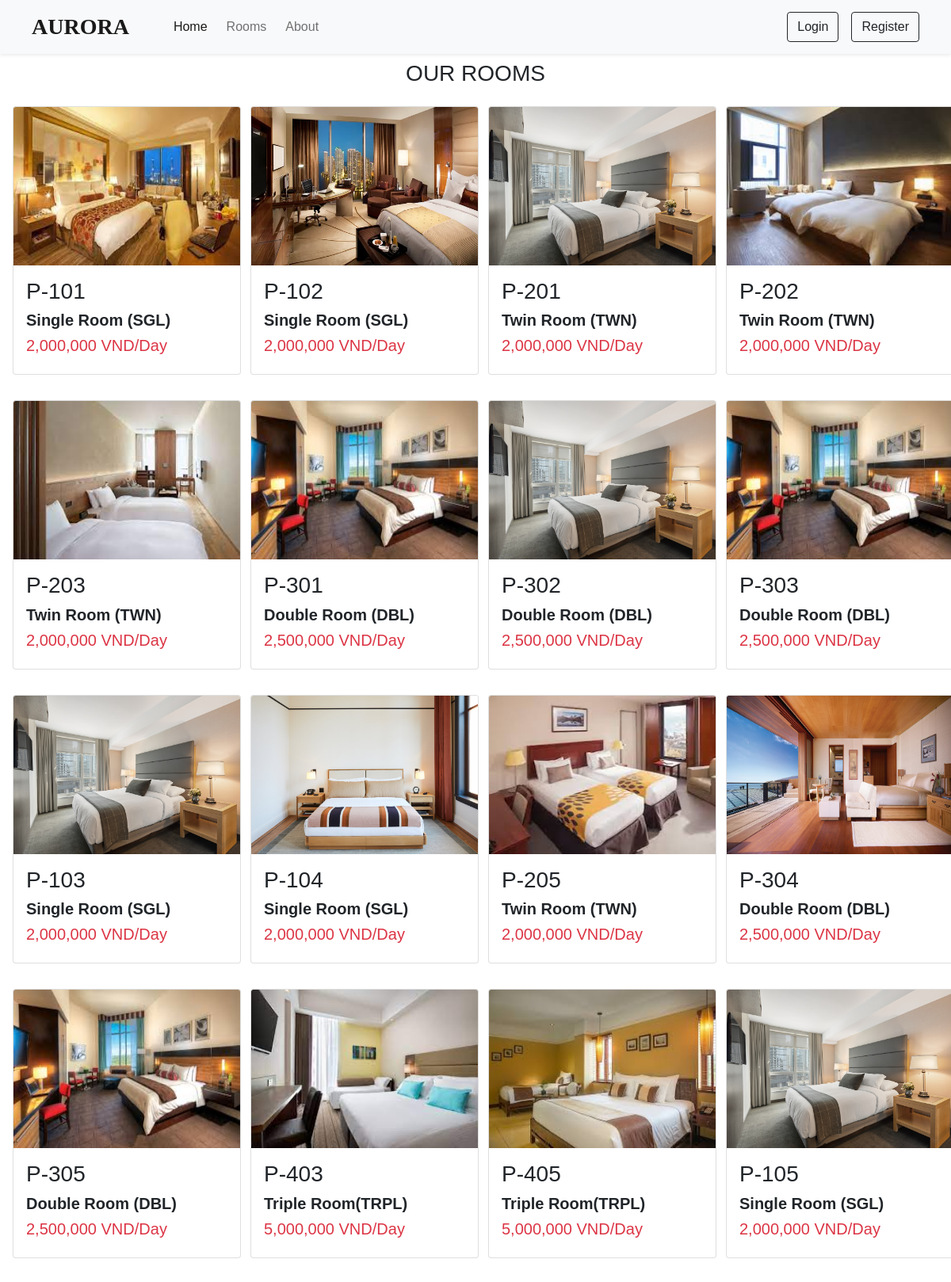
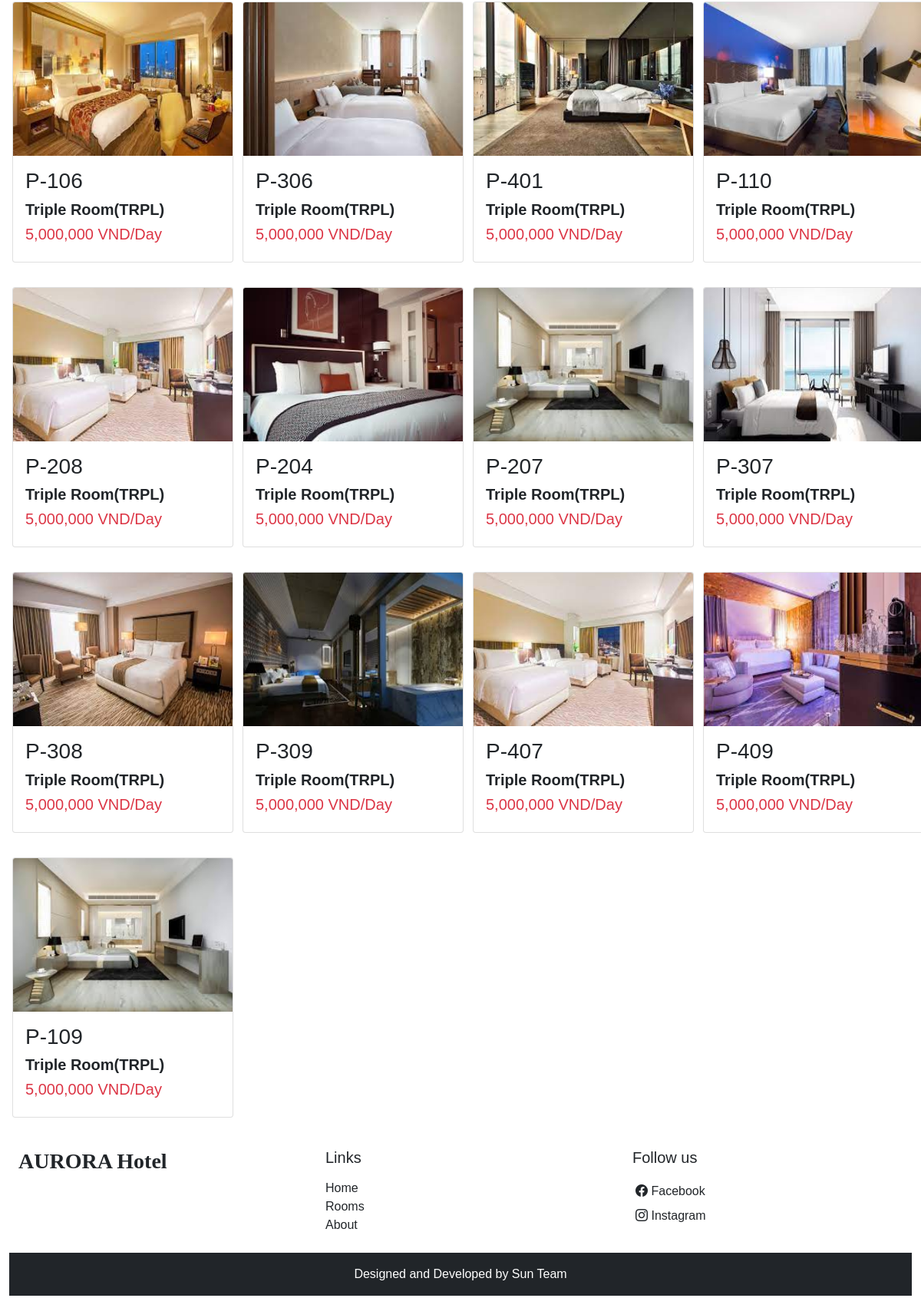
The app's page /source/list_rooms.php with its own data (2 pictures, top to bottom).
### tables this page shows
CREATE TABLE `ds_phong` (
  `ID_PHONG` int(10) NOT NULL,
  `TEN_PHONG` varchar(30) NOT NULL,
  `ID_LOAIPHONG` varchar(10) NOT NULL,
  `DANHGIA` int(1) DEFAULT NULL,
  `HINHANH` varchar(100) DEFAULT NULL
);

CREATE TABLE `ds_loaiphong` (
  `ID_LOAIPHONG` char(10) NOT NULL,
  `TEN_LOAIPHONG` varchar(20) NOT NULL,
  `SOLUONG` int(1) NOT NULL,
  `GIA` int(1) NOT NULL,
  `HINHANH` varchar(100) NOT NULL,
  `FEATURES` varchar(50) NOT NULL,
  `FACILITIES` varchar(50) NOT NULL
);

### source/list_rooms.php (the view, shortened to what this page needs)
<!DOCTYPE html>
<html lang="en">
<?php
if (!function_exists('currency_format')) {
    function currency_format($number, $suffix = ' VND') {
        if (!empty($number)) {
            return number_format($number, 0, ',', ',') . "{$suffix}";
        }
    }
}
?>
<head>
    <link href="https://cdn.jsdelivr.net/npm/bootstrap@5.0.2/dist/css/bootstrap.min.css" rel="stylesheet">
    <link rel="stylesheet" href="https://cdn.jsdelivr.net/npm/bootstrap-icons@1.10.3/font/bootstrap-icons.css">
    <link rel="stylesheet" href="https://cdn.jsdelivr.net/npm/swiper@9/swiper-bundle.min.css" />
    <link rel="stylesheet" href="https://cdnjs.cloudflare.com/ajax/libs/font-awesome/4.7.0/css/font-awesome.min.css">
</head>
<body>
<div class="container-fluid"  style="display: flex;">
<div class="row">
<?php
    require("header.php");
?>
    <h3 class="text-center pt-2">OUR ROOMS</h3>
<?php
            $sql = "select * from DS_PHONG";
            $run = mysqli_query($connection, $sql);
            $num = mysqli_num_rows($run);
            if ($num == 0){
                echo "Not found";
            }
            else{
                while ($row = mysqli_fetch_array($run)) {
                    $s = "SELECT TEN_LOAIPHONG, GIA FROM DS_LOAIPHONG WHERE ID_LOAIPHONG='" . $row['ID_LOAIPHONG'] . "'";
                    $ex = mysqli_query($connection, $s);
                    $n = mysqli_num_rows($ex);
                    $r = mysqli_fetch_array($ex);
                    if($n == 0){
                        echo "Not found";
                    }
                    else{
?>
        <div class='col-lg-3 col-md-6 p-3'>
            <div class="card" style="width: 18rem;">
            <img src="./admin/upload/rooms/<?php echo $row['HINHANH'] ?>" class='card-img-top' style='height: 200px;'>
            <div class="card-body">
                <h3 class="card-title"><?php echo $row['TEN_PHONG']?></h3>
                <h5 class="card-title fw-bold"><?php echo $r['TEN_LOAIPHONG']?></h5>
                <h5 class="text-danger"><?php echo currency_format($r['GIA'])?>/Day</h5>
            </div>
            </div>
        </div>
<?php }
        }
    }
 ?>
</div>
 </div>
<?php require("footer.php")?>
</body>
</html>

### source/header.php (shortened to what this page needs)
<?php
    require("connection.php");
?>
<nav class="navbar navbar-expand-lg navbar-light bg-light px-lg-3 py-lg-2 shadow-sm sticky-top">
    <div class="container-fluid">
        <a class="navbar-brand me-5 fw-bold fs-3 h-font" href="index.php">AURORA</a>
        <div class="collapse navbar-collapse" id="navbarSupportedContent">
        <ul class="navbar-nav me-auto mb-2 mb-lg-0">
            <li class="nav-item">
                <a class="nav-link active me-2" aria-current="page" href="index.php">Home</a>
            </li>
            <li class="nav-item">
                <a class="nav-link me-2" href="list_rooms.php">Rooms</a>
            </li>
            <li class="nav-item">
                <a class="nav-link me-2" href="about.php">About</a>
            </li>
        </ul>
        <div class="d-flex right-side">
<?php
            if (isset($_COOKIE['id'])) {
                $id = $_COOKIE['id'];
                $sql = "select * from ds_khachhang where username='$id'";
                $result = $connection->query($sql);
                $row = $result->fetch_array();
                $avt = $row['PICTURE'];
                $name = $row['TEN_KHACHHANG'];
?>
            <button class="btn" onclick="window.location.replace('profile.php')">
                <img style="border-radius: 50px" width="30px" height="30px" src="./admin/upload/user/<?php echo $avt?>" alt="">
                <span class="mx-2"><?php echo $name?></span>
            </button>
<?php
            }
            else {
                echo '
                    <button type="button" class="btn btn-outline-dark shadow-none me-lg-3 me-2" data-bs-toggle="modal" data-bs-target="#loginModal">
                        Login
                    </button>
                    <button type="button" class="btn btn-outline-dark shadow-none" data-bs-toggle="modal" data-bs-target="#registerModal">
                        Register
                    </button>
                ';
            }
?>
        </div>
    </div>
    </div>
    </nav>

### source/footer.php (shortened to what this page needs)
<div class="container-fluid bg-white">
        <div class="row">
            <div class="col-lg-4 p-4">
                <h3 class="h-font fw-bold fs-3">AURORA Hotel</h3>
            </div>
            <div class="col-lg-4 p-4">
                <h5 class="mb-3">Links</h5>
                <a href="index.php" class="d-inline-blockmb-2 text-decoration-none text-dark">Home</a><br>
                <a href="list_rooms.php" class="d-inline-blockmb-2 text-decoration-none text-dark">Rooms</a><br>
                <a href="about.php" class="d-inline-blockmb-2 text-decoration-none text-dark">About</a><br>
            </div>
            <div class="col-lg-4 p-4">
            <h5 class="mb-3">Follow us</h5>
                    <a href="https://www.facebook.com/du.phi.756/" class="text-decoration-none d-inline-block text-dark p-1">
                        <i class="bi bi-facebook"></i> Facebook
                    </a>
                    <br>
                    <a href="https://www.instagram.com/phi.du.311/" class="text-decoration-none d-inline-block e text-dark p-1">
                        <i class="bi bi-instagram"></i> Instagram
                    </a>
            </div>
        </div>
        <p class="text-center bg-dark text-white p-3">Designed and Developed by Sun Team</p>
</div>

### source/list_rooms.php (style rules this page uses)
* { font-family: 'Poppins', sans-serif; }
.h-font { font-family: 'Merienda', cursive; }

### records on screen
ds_phong: HINHANH (picture), TEN_PHONG "P-101", ID_LOAIPHONG.TEN_LOAIPHONG "Single Room (SGL)", ID_LOAIPHONG.GIA "2,000,000 VND"
ds_phong: HINHANH (picture), TEN_PHONG "P-102", ID_LOAIPHONG.TEN_LOAIPHONG "Single Room (SGL)", ID_LOAIPHONG.GIA "2,000,000 VND"
ds_phong: HINHANH (picture), TEN_PHONG "P-201", ID_LOAIPHONG.TEN_LOAIPHONG "Twin Room (TWN)", ID_LOAIPHONG.GIA "2,000,000 VND"
ds_phong: HINHANH (picture), TEN_PHONG "P-202", ID_LOAIPHONG.TEN_LOAIPHONG "Twin Room (TWN)", ID_LOAIPHONG.GIA "2,000,000 VND"
ds_phong: HINHANH (picture), TEN_PHONG "P-203", ID_LOAIPHONG.TEN_LOAIPHONG "Twin Room (TWN)", ID_LOAIPHONG.GIA "2,000,000 VND"
ds_phong: HINHANH (picture), TEN_PHONG "P-301", ID_LOAIPHONG.TEN_LOAIPHONG "Double Room (DBL)", ID_LOAIPHONG.GIA "2,500,000 VND"
ds_phong: HINHANH (picture), TEN_PHONG "P-302", ID_LOAIPHONG.TEN_LOAIPHONG "Double Room (DBL)", ID_LOAIPHONG.GIA "2,500,000 VND"
ds_phong: HINHANH (picture), TEN_PHONG "P-303", ID_LOAIPHONG.TEN_LOAIPHONG "Double Room (DBL)", ID_LOAIPHONG.GIA "2,500,000 VND"
ds_phong: HINHANH (picture), TEN_PHONG "P-103", ID_LOAIPHONG.TEN_LOAIPHONG "Single Room (SGL)", ID_LOAIPHONG.GIA "2,000,000 VND"
ds_phong: HINHANH (picture), TEN_PHONG "P-104", ID_LOAIPHONG.TEN_LOAIPHONG "Single Room (SGL)", ID_LOAIPHONG.GIA "2,000,000 VND"
ds_phong: HINHANH (picture), TEN_PHONG "P-205", ID_LOAIPHONG.TEN_LOAIPHONG "Twin Room (TWN)", ID_LOAIPHONG.GIA "2,000,000 VND"
ds_phong: HINHANH (picture), TEN_PHONG "P-304", ID_LOAIPHONG.TEN_LOAIPHONG "Double Room (DBL)", ID_LOAIPHONG.GIA "2,500,000 VND"
ds_phong: HINHANH (picture), TEN_PHONG "P-305", ID_LOAIPHONG.TEN_LOAIPHONG "Double Room (DBL)", ID_LOAIPHONG.GIA "2,500,000 VND"
ds_phong: HINHANH (picture), TEN_PHONG "P-403", ID_LOAIPHONG.TEN_LOAIPHONG "Triple Room(TRPL)", ID_LOAIPHONG.GIA "5,000,000 VND"
ds_phong: HINHANH (picture), TEN_PHONG "P-405", ID_LOAIPHONG.TEN_LOAIPHONG "Triple Room(TRPL)", ID_LOAIPHONG.GIA "5,000,000 VND"
ds_phong: HINHANH (picture), TEN_PHONG "P-105", ID_LOAIPHONG.TEN_LOAIPHONG "Single Room (SGL)", ID_LOAIPHONG.GIA "2,000,000 VND"
ds_phong: HINHANH (picture), TEN_PHONG "P-106", ID_LOAIPHONG.TEN_LOAIPHONG "Triple Room(TRPL)", ID_LOAIPHONG.GIA "5,000,000 VND"
ds_phong: HINHANH (picture), TEN_PHONG "P-306", ID_LOAIPHONG.TEN_LOAIPHONG "Triple Room(TRPL)", ID_LOAIPHONG.GIA "5,000,000 VND"
ds_phong: HINHANH (picture), TEN_PHONG "P-401", ID_LOAIPHONG.TEN_LOAIPHONG "Triple Room(TRPL)", ID_LOAIPHONG.GIA "5,000,000 VND"
ds_phong: HINHANH (picture), TEN_PHONG "P-110", ID_LOAIPHONG.TEN_LOAIPHONG "Triple Room(TRPL)", ID_LOAIPHONG.GIA "5,000,000 VND"
ds_phong: HINHANH (picture), TEN_PHONG "P-208", ID_LOAIPHONG.TEN_LOAIPHONG "Triple Room(TRPL)", ID_LOAIPHONG.GIA "5,000,000 VND"
ds_phong: HINHANH (picture), TEN_PHONG "P-204", ID_LOAIPHONG.TEN_LOAIPHONG "Triple Room(TRPL)", ID_LOAIPHONG.GIA "5,000,000 VND"
ds_phong: HINHANH (picture), TEN_PHONG "P-207", ID_LOAIPHONG.TEN_LOAIPHONG "Triple Room(TRPL)", ID_LOAIPHONG.GIA "5,000,000 VND"
ds_phong: HINHANH (picture), TEN_PHONG "P-307", ID_LOAIPHONG.TEN_LOAIPHONG "Triple Room(TRPL)", ID_LOAIPHONG.GIA "5,000,000 VND"
ds_phong: HINHANH (picture), TEN_PHONG "P-308", ID_LOAIPHONG.TEN_LOAIPHONG "Triple Room(TRPL)", ID_LOAIPHONG.GIA "5,000,000 VND"
ds_phong: HINHANH (picture), TEN_PHONG "P-309", ID_LOAIPHONG.TEN_LOAIPHONG "Triple Room(TRPL)", ID_LOAIPHONG.GIA "5,000,000 VND"
ds_phong: HINHANH (picture), TEN_PHONG "P-407", ID_LOAIPHONG.TEN_LOAIPHONG "Triple Room(TRPL)", ID_LOAIPHONG.GIA "5,000,000 VND"
ds_phong: HINHANH (picture), TEN_PHONG "P-409", ID_LOAIPHONG.TEN_LOAIPHONG "Triple Room(TRPL)", ID_LOAIPHONG.GIA "5,000,000 VND"
ds_phong: HINHANH (picture), TEN_PHONG "P-109", ID_LOAIPHONG.TEN_LOAIPHONG "Triple Room(TRPL)", ID_LOAIPHONG.GIA "5,000,000 VND"
